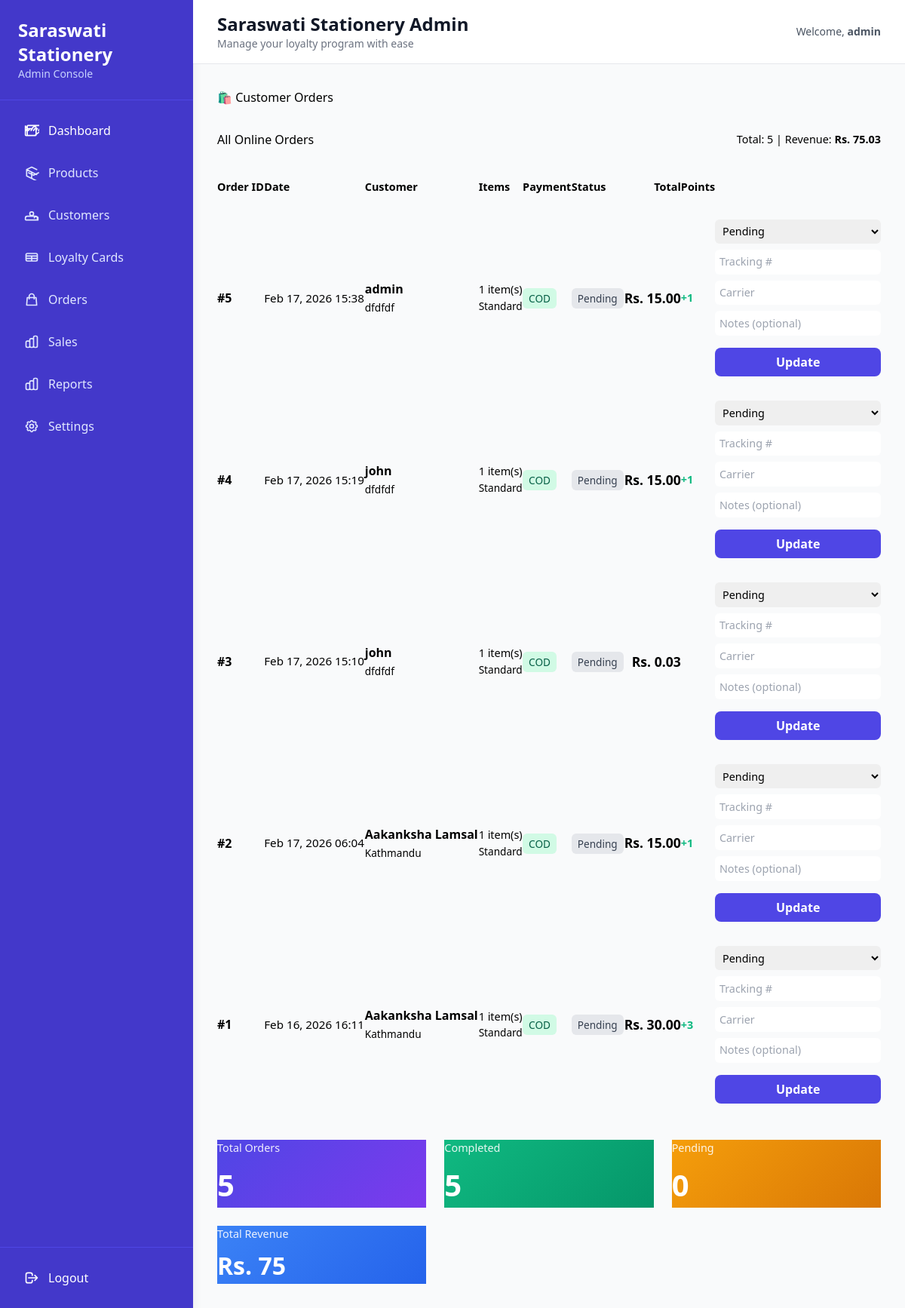
Page /admin/orders (signed in) on the committed database.
### models.py (models this page shows, shortened)
class User(UserMixin, db.Model):
    id = db.Column(db.Integer, primary_key=True)
    username = db.Column(db.String(150), unique=True, nullable=False)
    email = db.Column(db.String(150), unique=True, nullable=False)
    password = db.Column(db.String(150), nullable=False)
    role = db.Column(db.String(50), default='customer') # 'admin' or 'customer'
    created_at = db.Column(db.DateTime, default=datetime.utcnow)
    sales = db.relationship('Sale', backref='user', lazy=True)
    loyalty_card = db.relationship('LoyaltyCard', backref='user', uselist=False, lazy=True)
    @property
    def is_admin(self):
        return self.role == 'admin'

class Order(db.Model):
    id = db.Column(db.Integer, primary_key=True)
    user_id = db.Column(db.Integer, db.ForeignKey('user.id'), nullable=False)
    email = db.Column(db.String(150), nullable=False)
    phone = db.Column(db.String(20), nullable=False)
    full_name = db.Column(db.String(200), nullable=False)
    address = db.Column(db.Text, nullable=False)
    city = db.Column(db.String(100), nullable=False)
    postal_code = db.Column(db.String(10), nullable=False)
    subtotal = db.Column(db.Float, nullable=False)
    delivery_charge = db.Column(db.Float, default=0)
    discount = db.Column(db.Float, default=0)
    total = db.Column(db.Float, nullable=False)
    delivery_option = db.Column(db.String(50), default='standard')  # 'standard', 'express', 'pickup'
    payment_method = db.Column(db.String(50), default='cod')  # 'cod', 'online', 'bank_transfer'
    payment_status = db.Column(db.String(50), default='pending')  # 'pending', 'completed', 'failed'
    order_status = db.Column(db.String(50), default='pending')  # 'pending', 'processing', 'shipped', 'delivered', 'cancelled'
    points_earned = db.Column(db.Integer, default=0)
    points_redeemed = db.Column(db.Integer, default=0)
    tracking_number = db.Column(db.String(200), nullable=True)
    carrier = db.Column(db.String(100), nullable=True)
    delivered_at = db.Column(db.DateTime, nullable=True)
    delivery_confirmed = db.Column(db.Boolean, default=False)
    dispatcher_notes = db.Column(db.String(500), nullable=True)
    created_at = db.Column(db.DateTime, default=datetime.utcnow)
    updated_at = db.Column(db.DateTime, default=datetime.utcnow, onupdate=datetime.utcnow)
    user = db.relationship('User', backref='orders')
    items = db.relationship('OrderItem', backref='order', lazy=True, cascade='all, delete-orphan')

### app.py (the view)
@app.route('/admin/orders')
@login_required
def admin_orders():
    if not current_user.is_admin:
        abort(403)
    orders = Order.query.order_by(Order.created_at.desc()).all()
    return render_template('admin/orders.html', orders=orders)

### app.py (called while the page is built)
@login_manager.user_loader
def load_user(user_id):
    return User.query.get(int(user_id))

### templates/admin/orders.html (shortened to what this page needs)
{% extends "admin/base_admin.html" %}
{% block content %}
<h2 style="margin-bottom: 2rem;">🛍️ Customer Orders</h2>
<div class="card">
    <div style="display: flex; justify-content: space-between; align-items: center; margin-bottom: 1.5rem;">
        <h3>All Online Orders</h3>
        <p style="color: var(--text-muted); font-size: 0.9rem;">
            Total: {{ orders|length }} |
            Revenue: <strong>Rs. {{ "%.2f"|format(orders|selectattr('payment_status', 'equalto', 'completed')|sum(attribute='total')) }}</strong>
        </p>
    </div>
    <div style="overflow-x: auto;">
        <table style="width: 100%; border-collapse: collapse;">
            <thead>
                <tr style="text-align: left; border-bottom: 2px solid var(--border); color: var(--text-muted); font-size: 0.9rem;">
                    <th style="padding: 1rem 0;">Order ID</th>
                    <th style="padding: 1rem 0;">Date</th>
                    <th style="padding: 1rem 0;">Customer</th>
                    <th style="padding: 1rem 0;">Items</th>
                    <th style="padding: 1rem 0;">Payment</th>
                    <th style="padding: 1rem 0;">Status</th>
                    <th style="padding: 1rem 0; text-align: right;">Total</th>
                    <th style="padding: 1rem 0;">Points</th>
                </tr>
            </thead>
            <tbody>
                {% for order in orders %}
                <tr style="border-bottom: 1px solid var(--border); {% if order.order_status == 'cancelled' %}opacity: 0.6;{% endif %}">
                    <td style="padding: 1rem 0; font-weight: 600;">#{{ order.id }}</td>
                    <td style="padding: 1rem 0; font-size: 0.95rem;">{{ order.created_at.strftime('%b %d, %Y %H:%M') }}</td>
                    <td style="padding: 1rem 0;">
                        <div>
                            <strong>{{ order.user.username if order.user else 'N/A' }}</strong>
                            <br>
                            <span style="font-size: 0.85rem; color: var(--text-muted);">{{ order.city }}</span>
                        </div>
                    </td>
                    <td style="padding: 1rem 0;">
                        <div style="font-size: 0.9rem;">
                            {{ order.items|length }} item(s)
                            <br>
                            <span style="color: var(--text-muted); font-size: 0.85rem;">
                                {{ order.delivery_option|capitalize }}
                            </span>
                        </div>
                    </td>
                    <td style="padding: 1rem 0;">
                        <span style="padding: 0.25rem 0.5rem; border-radius: 0.375rem; font-size: 0.85rem; font-weight: 500;
                            {% if order.payment_status == 'completed' %}background: #d1fae5; color: #065f46;
                            {% elif order.payment_status == 'pending' %}background: #fef3c7; color: #92400e;
                            {% else %}background: #fee2e2; color: #991b1b;{% endif %}">
                            {{ order.payment_method|upper }}
                        </span>
                    </td>
                    <td style="padding: 1rem 0;">
                        <span style="padding: 0.25rem 0.5rem; border-radius: 0.375rem; font-size: 0.85rem; font-weight: 500;
                            {% if order.order_status == 'delivered' %}background: #d1fae5; color: #065f46;
                            {% elif order.order_status == 'shipped' %}background: #dbeafe; color: #1e40af;
                            {% elif order.order_status == 'processing' %}background: #fef3c7; color: #92400e;
                            {% elif order.order_status == 'cancelled' %}background: #fee2e2; color: #991b1b;
                            {% else %}background: #e5e7eb; color: #374151;{% endif %}">
                            {{ order.order_status|capitalize }}
                        </span>
                    </td>
                    <td style="padding: 1rem 0; text-align: right;">
                        <div>
                            <strong style="font-size: 1.1rem; color: var(--primary);">Rs. {{ "%.2f"|format(order.total) }}</strong>
                        </div>
                    </td>
                    <td style="padding: 1rem 0;">
                        <div style="font-size: 0.9rem;">
                            {% if order.points_earned > 0 %}
                                <span style="color: #10b981; font-weight: 600;">+{{ order.points_earned }}</span>
                            {% endif %}
                        </div>
                    </td>
                    <td style="padding: 1rem 0; vertical-align: top;">
                        <form method="POST" action="{{ url_for('admin_update_order', order_id=order.id) }}" style="display:flex;gap:0.5rem;flex-direction:column;">
                            <select name="order_status" style="padding:0.35rem;border-radius:6px;font-size:0.9rem;">
                                {% for s in ['pending','processing','shipped','delivered','cancelled'] %}
                                <option value="{{ s }}" {% if order.order_status == s %}selected{% endif %}>{{ s|capitalize }}</option>
                                {% endfor %}
                            </select>
                            <input type="text" name="tracking_number" placeholder="Tracking #" value="{{ order.tracking_number or '' }}" style="padding:0.35rem;border-radius:6px;font-size:0.9rem;">
                            <input type="text" name="carrier" placeholder="Carrier" value="{{ order.carrier or '' }}" style="padding:0.35rem;border-radius:6px;font-size:0.9rem;">
                            <input type="text" name="dispatcher_notes" placeholder="Notes (optional)" value="{{ order.dispatcher_notes or '' }}" style="padding:0.35rem;border-radius:6px;font-size:0.9rem;">
                            <button type="submit" style="margin-top:0.5rem;padding:0.45rem;border-radius:8px;background:#4f46e5;color:#fff;font-weight:600;">Update</button>
                        </form>
                    </td>
                </tr>
                {% else %}
                <tr>
                    <td colspan="8" style="padding: 2rem; text-align: center; color: var(--text-muted);">No orders found.</td>
                </tr>
                {% endfor %}
            </tbody>
        </table>
    </div>
</div>
<div style="margin-top: 2rem; display: grid; grid-template-columns: repeat(auto-fit, minmax(250px, 1fr)); gap: 1.5rem;">
    <div class="card" style="background: linear-gradient(135deg, #4f46e5, #7c3aed); color: white; border: none;">
        <h4 style="opacity: 0.9; font-size: 0.9rem; margin-bottom: 0.5rem;">Total Orders</h4>
        <p style="font-size: 2.5rem; font-weight: bold; margin: 0;">{{ orders|length }}</p>
    </div>
    <div class="card" style="background: linear-gradient(135deg, #10b981, #059669); color: white; border: none;">
        <h4 style="opacity: 0.9; font-size: 0.9rem; margin-bottom: 0.5rem;">Completed</h4>
        <p style="font-size: 2.5rem; font-weight: bold; margin: 0;">{{ orders|selectattr('payment_status', 'equalto', 'completed')|list|length }}</p>
    </div>
    <div class="card" style="background: linear-gradient(135deg, #f59e0b, #d97706); color: white; border: none;">
        <h4 style="opacity: 0.9; font-size: 0.9rem; margin-bottom: 0.5rem;">Pending</h4>
        <p style="font-size: 2.5rem; font-weight: bold; margin: 0;">{{ orders|selectattr('payment_status', 'equalto', 'pending')|list|length }}</p>
    </div>
    <div class="card" style="background: linear-gradient(135deg, #3b82f6, #2563eb); color: white; border: none;">
        <h4 style="opacity: 0.9; font-size: 0.9rem; margin-bottom: 0.5rem;">Total Revenue</h4>
        <p style="font-size: 2rem; font-weight: bold; margin: 0;">Rs. {{ "%.0f"|format(orders|selectattr('payment_status', 'equalto', 'completed')|sum(attribute='total')) }}</p>
    </div>
</div>
{% endblock %}

### templates/admin/base_admin.html (shortened to what this page needs)
<!DOCTYPE html>
<html lang="en">
<head>
  <script src="https://cdn.tailwindcss.com"></script>
</head>
<body class="bg-gray-50">
<div class="flex h-screen">
  <aside class="w-64 bg-indigo-700 text-white flex flex-col shadow-lg">
    <div class="p-6 border-b border-indigo-600">
      <h1 class="text-2xl font-bold">Saraswati Stationery</h1>
      <p class="text-indigo-200 text-sm">Admin Console</p>
    </div>
    <nav class="flex-1 p-4 space-y-2 overflow-y-auto">
      <a href="{{ url_for('admin_dashboard') }}"
         class="flex items-center gap-3 px-4 py-3 rounded-lg hover:bg-indigo-600 transition text-white font-medium group">
        <span>Dashboard</span>
      </a>
      <a href="{{ url_for('admin_products') }}"
         class="flex items-center gap-3 px-4 py-3 rounded-lg hover:bg-indigo-600 transition text-indigo-100 font-medium">
        <svg class="w-5 h-5" fill="none" stroke="currentColor" viewBox="0 0 24 24">
          <path stroke-linecap="round" stroke-linejoin="round" stroke-width="2" d="M20 7l-8-4-8 4m0 0l8 4m-8-4v10l8 4m0-10l8 4m-8-4v10l8 4M7 12l8 4m0 0l8-4"></path>
        </svg>
        <span>Products</span>
      </a>
      <a href="{{ url_for('admin_customers') }}"
         class="flex items-center gap-3 px-4 py-3 rounded-lg hover:bg-indigo-600 transition text-indigo-100 font-medium">
        <svg class="w-5 h-5" fill="none" stroke="currentColor" viewBox="0 0 24 24">
          <path stroke-linecap="round" stroke-linejoin="round" stroke-width="2" d="M17 20h5v-2a3 3 0 00-5.856-1.487M15 10a3 3 0 11-6 0 3 3 0 016 0zM4 20h16c.552 0 1-.448 1-1v-2a3 3 0 00-3-3H5a3 3 0 00-3 3v2c0 .552.448 1 1 1z"></path>
        </svg>
        <span>Customers</span>
      </a>
      <a href="{{ url_for('admin_loyalty_cards') }}"
         class="flex items-center gap-3 px-4 py-3 rounded-lg hover:bg-indigo-600 transition text-indigo-100 font-medium">
        <svg class="w-5 h-5" fill="none" stroke="currentColor" viewBox="0 0 24 24">
          <path stroke-linecap="round" stroke-linejoin="round" stroke-width="2" d="M3 10h18M3 14h18m-9-4v8m-7 0h14a2 2 0 002-2V8a2 2 0 00-2-2H5a2 2 0 00-2 2v8a2 2 0 002 2z"></path>
        </svg>
        <span>Loyalty Cards</span>
      </a>
      <a href="{{ url_for('admin_orders') }}"
         class="flex items-center gap-3 px-4 py-3 rounded-lg hover:bg-indigo-600 transition text-indigo-100 font-medium">
        <svg class="w-5 h-5" fill="none" stroke="currentColor" viewBox="0 0 24 24">
          <path stroke-linecap="round" stroke-linejoin="round" stroke-width="2" d="M16 11V7a4 4 0 00-8 0v4M5 9h14l1 12H4L5 9z"></path>
        </svg>
        <span>Orders</span>
      </a>
      <a href="{{ url_for('admin_sales') }}"
         class="flex items-center gap-3 px-4 py-3 rounded-lg hover:bg-indigo-600 transition text-indigo-100 font-medium">
        <span>Sales</span>
      </a>
      <a href="{{ url_for('admin_reports') }}"
         class="flex items-center gap-3 px-4 py-3 rounded-lg hover:bg-indigo-600 transition text-indigo-100 font-medium">
        <span>Reports</span>
      </a>
      <a href="{{ url_for('admin_settings') }}"
         class="flex items-center gap-3 px-4 py-3 rounded-lg hover:bg-indigo-600 transition text-indigo-100 font-medium">
        <span>Settings</span>
      </a>
    </nav>
    <div class="p-4 border-t border-indigo-600 space-y-2">
      <a href="{{ url_for('logout') }}"
         class="flex items-center gap-3 px-4 py-3 rounded-lg hover:bg-red-600 transition text-white font-medium">
        <svg class="w-5 h-5" fill="none" stroke="currentColor" viewBox="0 0 24 24">
          <path stroke-linecap="round" stroke-linejoin="round" stroke-width="2" d="M17 16l4-4m0 0l-4-4m4 4H7m6 4v1a3 3 0 01-3 3H6a3 3 0 01-3-3V7a3 3 0 013-3h4a3 3 0 013 3v1"></path>
        </svg>
        <span>Logout</span>
      </a>
    </div>
  </aside>
  <main class="flex-1 overflow-y-auto">
    <div class="bg-white border-b border-gray-200 px-8 py-4 flex justify-between items-center">
      <div>
        <h2 class="text-2xl font-bold text-gray-900">Saraswati Stationery Admin</h2>
        <p class="text-gray-500 text-sm">Manage your loyalty program with ease</p>
      </div>
      <div class="flex items-center gap-4">
        <span class="text-gray-600 text-sm">Welcome, <span class="font-semibold">{{ current_user.username }}</span></span>
      </div>
    </div>
    <div class="p-8">
      {% block content %}{% endblock %}
    </div>
  </main>
</div>
</body>
</html>

### rows in the picture
User: username "admin"
Order: id "5", created_at "Feb 17, 2026 15:38", user "admin", city "dfdfdf", items|length "1", delivery_option "Standard", payment_method "COD", order_status "Pending", total "15.00", points_earned "1"
Order: id "4", created_at "Feb 17, 2026 15:19", user "john", city "dfdfdf", items|length "1", delivery_option "Standard", payment_method "COD", order_status "Pending", total "15.00", points_earned "1"
Order: id "3", created_at "Feb 17, 2026 15:10", user "john", city "dfdfdf", items|length "1", delivery_option "Standard", payment_method "COD", order_status "Pending", total "0.03"
Order: id "2", created_at "Feb 17, 2026 06:04", user "Aakanksha Lamsal", city "Kathmandu", items|length "1", delivery_option "Standard", payment_method "COD", order_status "Pending", total "15.00", points_earned "1"
Order: id "1", created_at "Feb 16, 2026 16:11", user "Aakanksha Lamsal", city "Kathmandu", items|length "1", delivery_option "Standard", payment_method "COD", order_status "Pending", total "30.00", points_earned "3"

### other values in the picture
{{ orders|length }} "5"
{{ orders|selectattr('payment_status', 'equalto', 'pending')|list|length }} "0"
